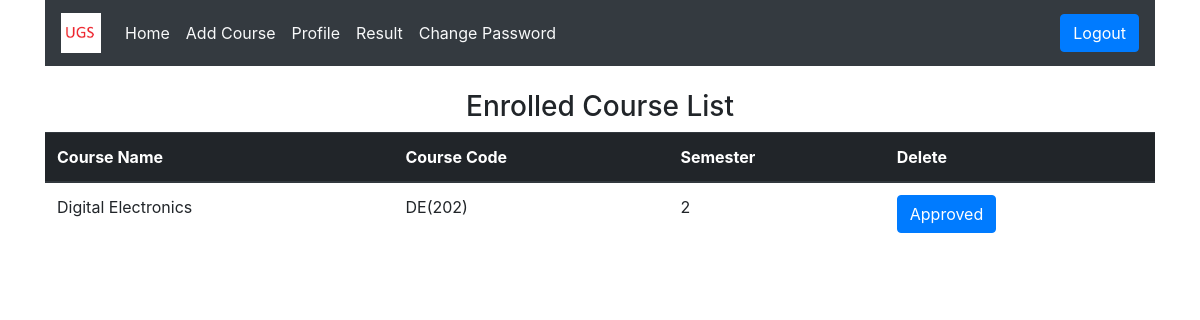
/index.php (signed in), run on the app's committed database.
### tables this page shows
CREATE TABLE IF NOT EXISTS `enrolled_course` (
  `id` int(11) NOT NULL AUTO_INCREMENT,
  `course_id` int(11) NOT NULL,
  `student_id` int(11) NOT NULL,
  `status` int(11) NOT NULL,
  PRIMARY KEY (`id`)
);

CREATE TABLE IF NOT EXISTS `course` (
  `id` int(11) NOT NULL AUTO_INCREMENT,
  `name` varchar(30) NOT NULL,
  `code` varchar(10) NOT NULL,
  `semester` int(11) NOT NULL,
  `avail` int(11) NOT NULL,
  PRIMARY KEY (`id`)
);

### index.php (the view, shortened to what this page needs)
<?php
    include_once('libs/connection.php');
    $student_id = $_SESSION['std_id'];
?>
<!DOCTYPE html>
<html>
<head>
<link rel="stylesheet" href="https://maxcdn.bootstrapcdn.com/bootstrap/4.0.0-beta.3/css/bootstrap.min.css">
</head>
<body>
<div class="container">
<nav class="navbar navbar-expand-lg navbar-light bg-dark">
  <a class="navbar-brand text-light" href="index.php" ><img src="logo.png" height="40px" width="40px"/></a>
  <div class="collapse navbar-collapse" id="demo-navbar">
    <ul class="navbar-nav mr-auto">
      <li class="nav-item active">
        <a class="nav-link text-light" href="index.php">Home <span class="sr-only">(current)</span></a>
      </li>
      <li class="nav-item">
        <a class="nav-link text-light" data-toggle="modal" data-target="#exampleModalCenter">Add Course</a>
      </li>
      <li class="nav-item">
        <a class="nav-link text-light" data-toggle="modal" data-target="#example_profile">Profile</a>
      </li>
      <li class="nav-item">
        <a class="nav-link text-light" href="result.php">Result</a>
      </li>
      <li class="nav-item">
        <a class="nav-link text-light" data-toggle="modal" data-target="#example_change_pw" >Change Password</a>
      </li>
    </ul>
    <a href="logout.php"><button class="btn btn-primary my-2 my-sm-0" type="submit">Logout</button></a>
  </div>
</nav>
</div>
<br>
<div class="container">
    <h3 id = "t_tile">Enrolled Course List</h3>
<table id="t_table" class="table" >
            <thead class="thead-dark">
                <tr>
                <th scope="col">Course Name</th>
                <th scope="col">Course Code</th>
                <th scope="col">Semester</th>
                <th scope="col">Delete</th>
                </tr>
            </thead>
            <tbody>
                <?php
                        $retrive = "SELECT  enrolled_course.id as row_id, enrolled_course.course_id as c_id, enrolled_course.status as status, course.name as name, course.code as code, course.semester as sem FROM
                        enrolled_course JOIN course on enrolled_course.course_id = course.id Where enrolled_course.student_id = '$student_id'";
                        $result = mysqli_query($conn,$retrive);
                        while($row = mysqli_fetch_array($result)){
                            $id = $row['row_id'];
                            ?>
                        <tr>
                            <td><?php echo $row['name']?></td>
                            <td><?php echo $row['code']?></td>
                            <td><?php echo $row['sem']?></td>
                            <?php
                            if($row['status']==0){
                              echo '<td><button class="btn btn-secondary"><a style="color:white; text-decoration:none;" href="delete_c.php?course_delete='.$id.'">Remove</a></button></td>';
                            }else{
                              echo '<td><button class="btn btn-primary"><a style="color:white; text-decoration:none;">Approved</a></button></td>';
                            }
                            ?>
                            </tr>
                    <?php
                    }
                    ?>
            </tbody>
        </table>
</div>
</body>
</html>

### index.php (style rules this page uses)
#t_tile { text-align: center; }

### data on the page
enrolled_course: course.name "Digital Electronics", course.code "DE(202)", course.semester "2", status "Approved"
